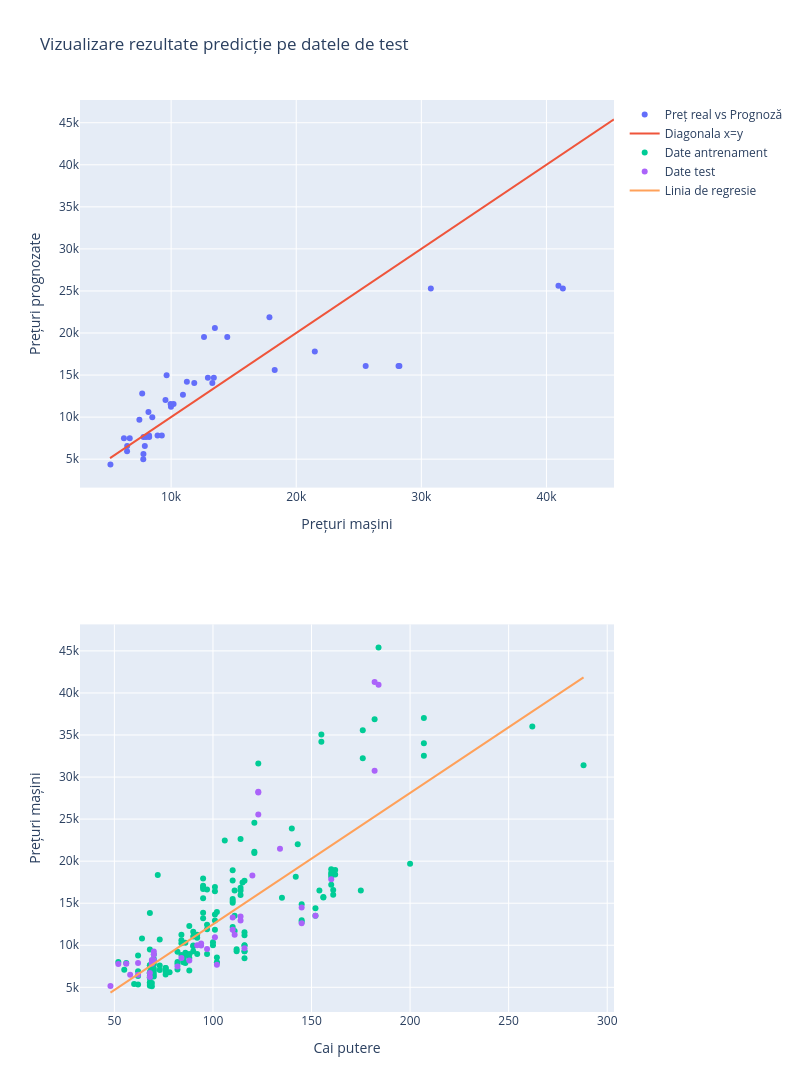

The code cell stored with this chart in its notebook:
### Markdown cell above
`Info` E normal ca la antrenament să obținem eroare mai mică și $R^2$ mai mare - acolo am optimizat modelul. E important de asemenaea să obținem rezultate asemănătoare pe date noi, pe date de test.

În cele ce urmează facem două grafice:

- în primul vom compara pentru datele nefolosite în antrenament (dar pentru care știm prețul) prognoza cu prețul real:
    - pe axa Ox prețul real, pe Oy prețul prognozat; de-alungul diagonalei prognoza nimerește realitatea
    
    `Info` O prognoză bună ar fi reprezentată aici de un nor foarte apropiat de diagonală.
    
 
- în cel de-al doilea vom prezenta atât datele folosite în antrenament cât și datele 'noi', nefolosite în antrenament. Putem vedea dacă datele noi au fost diferite de datele vechi, daca au ceva cazuri extreme, etc.
    - în acest caz pe Ox am pus variabila folosită în regresie - caii putere, pe Oy observația dorită - prețul

### Code cell
grid = np.linspace(np.min(df_sample.price), np.max(df_sample.price), 100)
xgrid = np.linspace(np.min(df_sample.horsepower), np.max(df_sample.horsepower), 100)

###################################################################################33
from plotly.subplots import make_subplots
import plotly.graph_objects as go

fig = make_subplots(rows=2, cols=1)

fig.add_trace(
    go.Scatter(x= y_test, 
               y = predicted_y,mode='markers',
               name = 'Preț real vs Prognoză'),
    row=1, col=1
)
fig.add_trace(
    go.Scatter(x = grid, y = grid, mode='lines',
               name = 'Diagonala x=y'),
    row=1, col=1
)

fig.add_trace(
    go.Scatter(x=traindf.horsepower, 
               y=traindf.price,mode='markers',
               name = 'Date antrenament'),
    row=2, col=1
)
fig.add_trace(
    go.Scatter(x=testdf.horsepower, 
               y=testdf.price,mode='markers',
               name = 'Date test'),
    row=2, col=1
)
fig.add_trace(
    go.Scatter(x=xgrid, 
               y=regression.predict(xgrid.reshape(100, 1)),mode='lines',
               name = 'Linia de regresie'),
    row=2, col=1
)

fig.update_layout(height=1200, width=800, title_text="Vizualizare rezultate predicție pe datele de test")

# Update xaxis properties
fig.update_xaxes(title_text="Prețuri mașini", row=1, col=1)
fig.update_xaxes(title_text="Cai putere", row=2, col=1)

# Update yaxis properties
fig.update_yaxes(title_text="Prețuri prognozate", row=1, col=1)
fig.update_yaxes(title_text="Prețuri mașini",  row=2, col=1)


fig.show()
